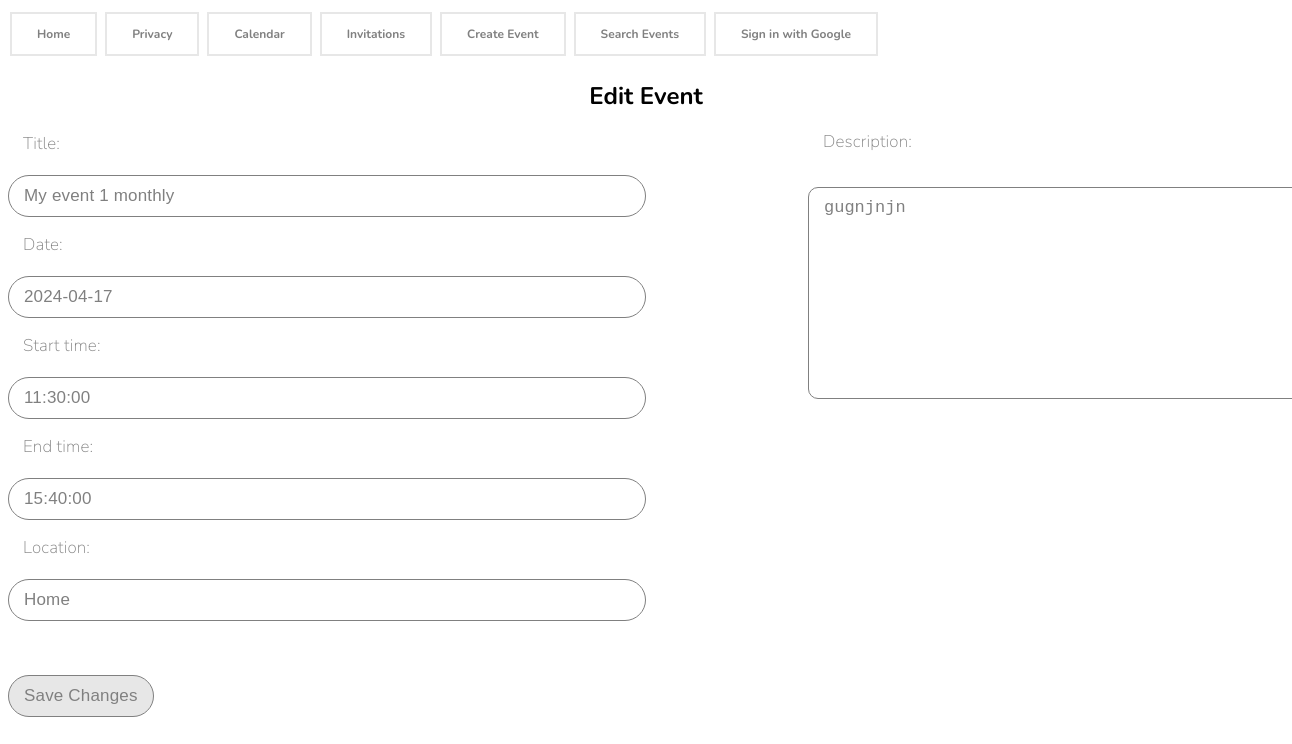
Page /edit_event/61/ (signed in) on the earlier database version.
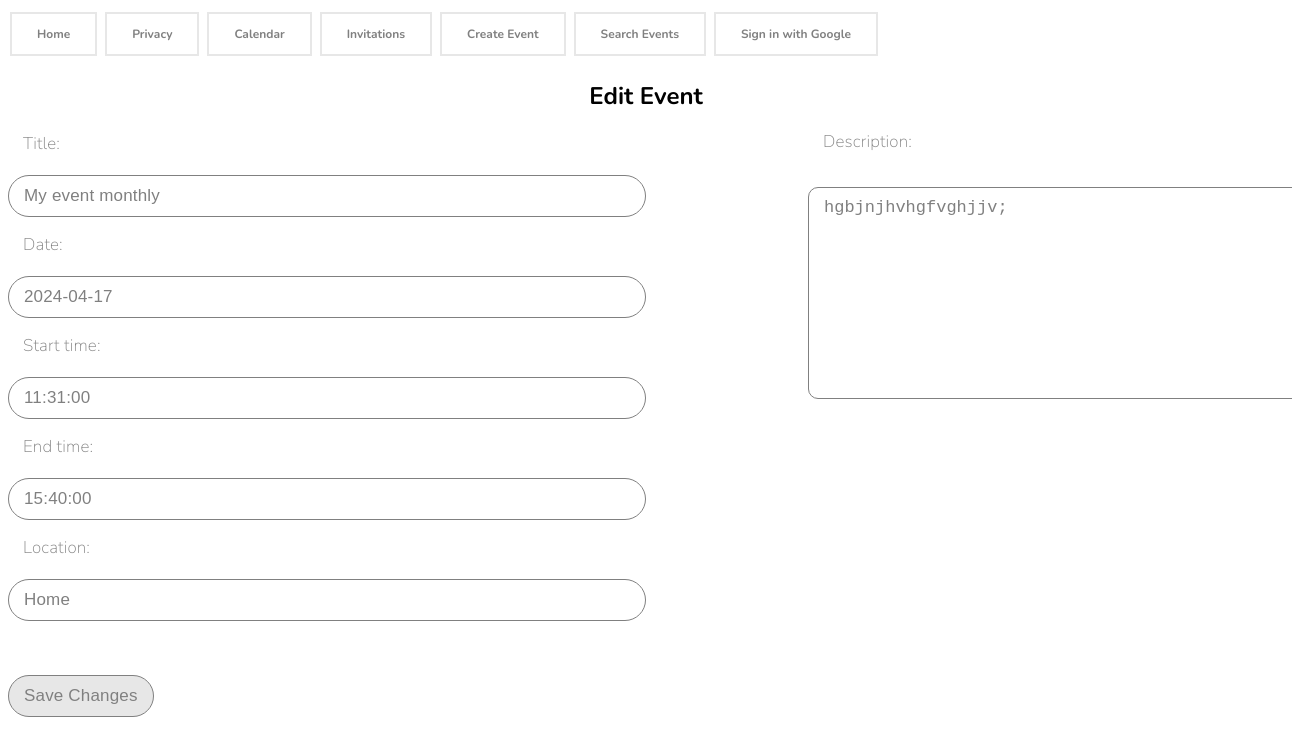
Same page on the later database version.
### main/models.py (models this page shows, shortened)
class Event(models.Model):
    title = models.CharField(max_length=100)
    date = models.DateField()
    start_time = models.TimeField()
    end_time = models.TimeField()
    RECURRENCE_CHOICES = [
        ('daily', 'Daily'),
        ('weekly', 'Weekly'),
        ('monthly', 'Monthly'),
        ('yearly', 'Yearly'),
    ]
    recurrence = models.CharField(max_length=10, choices=RECURRENCE_CHOICES, blank=True, null=True)
    EVENT_TYPE_CHOICES = [
        ('online', 'Online'),
        ('offline', 'Offline'),
    ]
    event_type = models.CharField(max_length=10, choices=EVENT_TYPE_CHOICES, default='offline')
    location = models.CharField(max_length=100, blank=True, null=True)
    description = models.TextField()
    creator = models.ForeignKey(User, on_delete=models.CASCADE, related_name='created_events')
    invited_users = models.ManyToManyField(User, related_name='invited_events')
    attendees = models.ManyToManyField(User, related_name='attended_events')

### main/views.py (the view)
# urls.py: path('edit_event/<int:event_id>/', views.edit_event, name='edit_event'),
@login_required
def edit_event(request, event_id):
    event = get_object_or_404(Event, pk=event_id)
    if request.method == 'POST':
        form = EventForm(request.POST, instance=event)
        if form.is_valid():
            form.save()
            return redirect('calendar')
    else:
        form = EventForm(instance=event)
    return render(request, 'main/edit_event.html', {'form': form, 'event_id': event_id})

### main/forms.py
class EventForm(forms.ModelForm):
    class Meta:
        model = Event
        fields = ['title', 'date', 'start_time', 'end_time', 'location', 'description']

### main/templates/main/edit_event.html (shortened to what this page needs)
{% extends 'main/general.html' %}
{% block css %}
    {% load static %}
    <link rel="stylesheet" href="{% static 'styles/main/edit_event_styles.css' %}">
{% endblock %}
{% block maincontent %}
<h2>Edit Event</h2>
<form method="post">
    {{ form.as_p }}
    <button type="submit">Save Changes</button>
</form>
{% endblock %}

Differences in the rows shown:
changed Event "Home": title "My event 1 monthly" → "My event monthly"; start_time "11:30:00" → "11:31:00"; description "gugnjnjn" → "hgbjnjhvhgfvghjjv;"
